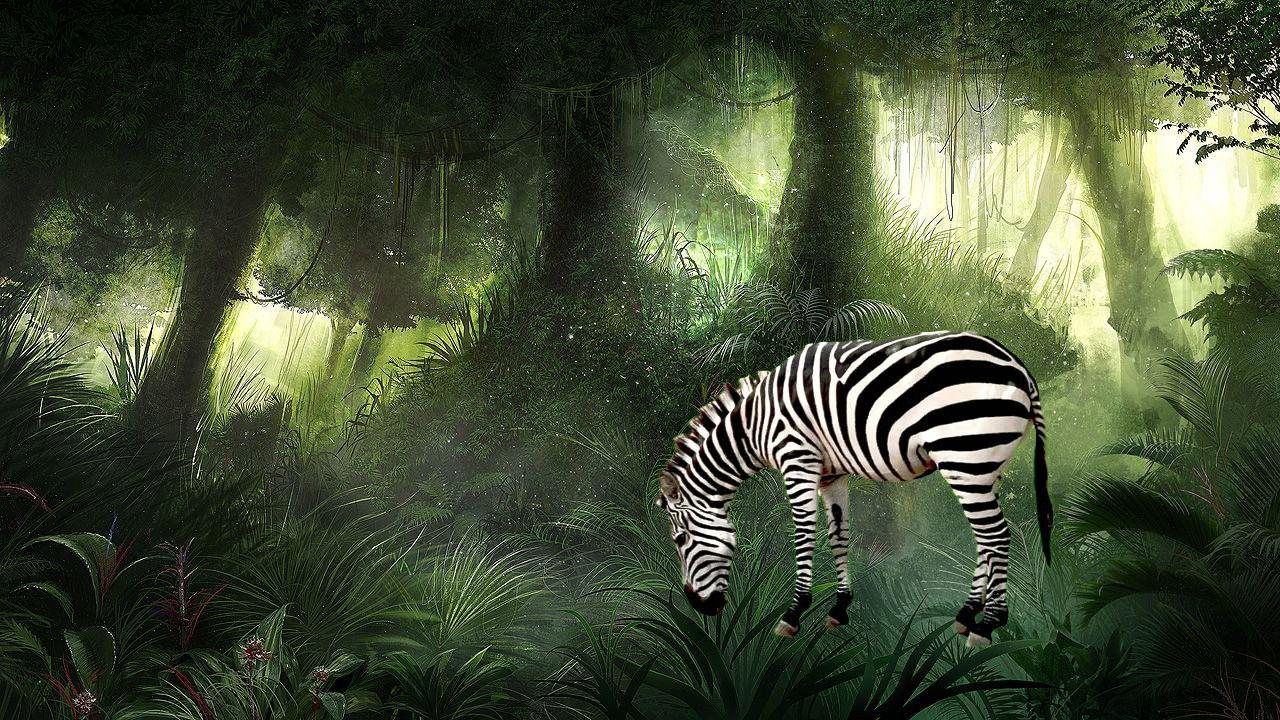

The Python source for this figure:
import math
from PIL import Image

target_color = (19, 255, 9)
max_dist = 250


def color_distance(color_1, color_2):
    red_diff = math.pow((color_1[0] - color_2[0]), 2)
    green_diff = math.pow((color_1[1] - color_2[1]), 2)
    blue_diff = math.pow((color_1[2] - color_2[2]), 2)
    return math.sqrt(red_diff + green_diff + blue_diff)

def remove_chroma(a, b):
    dist = color_distance(target_color, b)
    if dist > max_dist:
        return(a)
    alpha = (dist / max_dist) ** 2
    new_pixel = (int(alpha * b[0] + (1 - alpha) * a[0]),
                 int(alpha * b[1] + (1 - alpha) * a[1]),
                 int(alpha * b[2] + (1 - alpha) * a[2]))
    return (new_pixel)

def chromakey(src, dest):
    offset_x = src.width - dest.width
    offset_y = src.height - dest.height
    dest_x = 0
    for src_x in range(offset_x, src.width):
            dest_y = 0
            for src_y in range(offset_y, src.height):
                src_pixel = src.getpixel((src_x, src_y))
                new_pixel = src_pixel
                if (dest_y < dest.height and dest_x < dest.width):
                    dest_pixel = dest.getpixel((dest_x,dest_y)) 
                    if color_distance(target_color, dest_pixel) > max_dist:
                        new_pixel = dest_pixel
                    else:
                        new_pixel = remove_chroma(src_pixel, dest_pixel)
                src.putpixel((src_x,src_y), new_pixel)
                dest_y += 1
            dest_x += 1
    return src

background = Image.open("jungle.jpg")
greenscreen = Image.open("zebra.jpg")

new_image = chromakey(background, greenscreen)
new_image.show()
new_image.save("task3.jpg")

